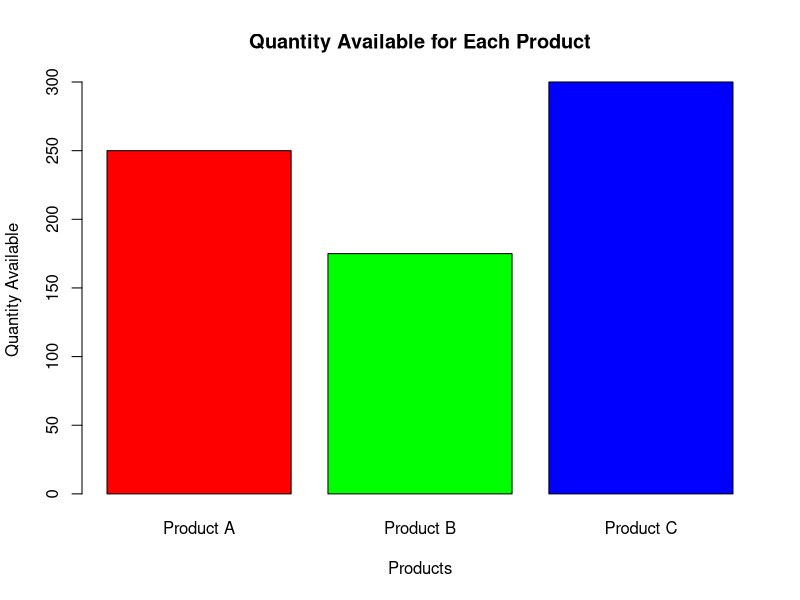

Here is the R script that generated this plot:
# Dataset
product <- c("Product A", "Product B", "Product C")
quantity <- c(250, 175, 300)

# Bar Chart
barplot(quantity,
        names.arg = product,
        col = c("red", "green", "blue"),
        main = "Quantity Available for Each Product",
        xlab = "Products",
        ylab = "Quantity Available")
